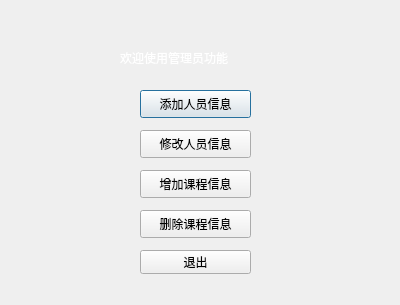
<?xml version="1.0" encoding="UTF-8"?>
<ui version="4.0">
 <class>managerfunc</class>
 <widget class="QDialog" name="managerfunc">
  <property name="geometry">
   <rect>
    <x>0</x>
    <y>0</y>
    <width>400</width>
    <height>305</height>
   </rect>
  </property>
  <property name="windowTitle">
   <string>管理员功能页</string>
  </property>
  <property name="styleSheet">
   <string notr="true">#managerfunc{
border-image: url(:/new/prefix1/Apple.jpg);
}</string>
  </property>
  <widget class="QPushButton" name="changePeople">
   <property name="geometry">
    <rect>
     <x>140</x>
     <y>90</y>
     <width>111</width>
     <height>28</height>
    </rect>
   </property>
   <property name="text">
    <string>添加人员信息</string>
   </property>
  </widget>
  <widget class="QPushButton" name="changeClass">
   <property name="geometry">
    <rect>
     <x>140</x>
     <y>210</y>
     <width>111</width>
     <height>28</height>
    </rect>
   </property>
   <property name="text">
    <string>删除课程信息</string>
   </property>
  </widget>
  <widget class="QLabel" name="label">
   <property name="geometry">
    <rect>
     <x>120</x>
     <y>50</y>
     <width>141</width>
     <height>16</height>
    </rect>
   </property>
   <property name="styleSheet">
    <string notr="true">color: rgb(255, 255, 255);</string>
   </property>
   <property name="text">
    <string>欢迎使用管理员功能</string>
   </property>
  </widget>
  <widget class="QPushButton" name="pushButton">
   <property name="geometry">
    <rect>
     <x>140</x>
     <y>130</y>
     <width>111</width>
     <height>28</height>
    </rect>
   </property>
   <property name="text">
    <string>修改人员信息</string>
   </property>
  </widget>
  <widget class="QPushButton" name="addmodule">
   <property name="geometry">
    <rect>
     <x>140</x>
     <y>170</y>
     <width>111</width>
     <height>28</height>
    </rect>
   </property>
   <property name="text">
    <string>增加课程信息</string>
   </property>
  </widget>
  <widget class="QPushButton" name="pushButton_2">
   <property name="geometry">
    <rect>
     <x>140</x>
     <y>250</y>
     <width>111</width>
     <height>24</height>
    </rect>
   </property>
   <property name="text">
    <string>退出</string>
   </property>
  </widget>
 </widget>
 <resources/>
 <connections/>
</ui>
